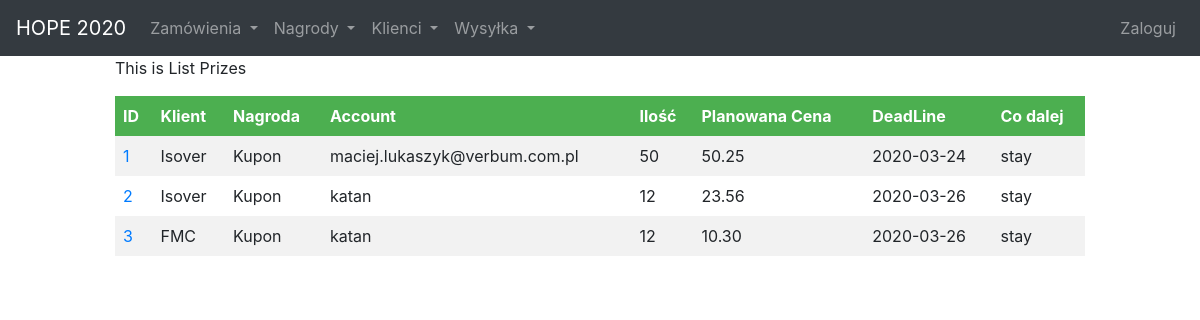
The app's page /orders/list/ with its own data.
### orders/models.py (models this page shows, shortened)
class Order(models.Model):
    STAY = 'stay'
    SEND = 'send'
    WHAT_TO_DO_NEXT = [
        (STAY, 'Towar zostaje na magazynie'),
        (SEND, 'Wysyłka dalej'),
    ]
    client = models.ForeignKey(Client, on_delete=models.SET_NULL, null=True)
    prize = models.ForeignKey(Prize, on_delete=models.SET_NULL, null=True)
    account = models.ForeignKey(User, on_delete=models.SET_NULL, null=True)
    dateCreate = models.DateTimeField(auto_now_add = True)
    amount = models.IntegerField()
    comment = models.TextField()
    plannedValue = models.DecimalField(max_digits = 10, decimal_places = 2)
    deadline = models.DateField()
    doNext = models.TextField(choices = WHAT_TO_DO_NEXT)
    onPlace = models.IntegerField(default = 0, null = True)

### clients/models.py (models this page shows)
class Client(models.Model):
    name = models.CharField(max_length = 50)
    def __str__(self):
        return self.name

### prizes/models.py (models this page shows)
class Prize(models.Model):
    name = models.CharField(max_length = 100)
    def __str__(self):
        return self.name

### orders/views.py (the view)
# urls.py: path('list/', views.listOrders, name="list"),
def listOrders(request):
    orders = Order.objects.all().order_by('dateCreate')
    for order in orders:
        order.deadline = str(order.deadline)
    return render(request,'orders/listOrders.html', {'orders': orders})

### orders/templates/orders/listOrders.html
{% extends 'baseLayout.html' %}
{% block content %}
<div class="Home">
  <p>This is List Prizes</p>
  <div class="list">
    <table>
      <tr>
        <th>ID</th>
        <th>Klient</th>
        <th>Nagroda</th>
        <th>Account</th>
        <th>Ilość</th>
        <th>Planowana Cena</th>
        <th>DeadLine</th>
        <th>Co dalej</th>
      </tr>
      {% for order in orders %}
      <tr>
        <td><a href="{% url 'orders:detail' id=order.id %}">{{ order.id }}<a/></td>
        <td>{{ order.client }}</td>
        <td>{{ order.prize }}</td>
        <td>{{ order.account }}</td>
        <td>{{ order.amount }}</td>
        <td>{{ order.plannedValue }}</td>
        <td>{{ order.deadline }}</td>
        <td>{{ order.doNext }}</td>
      </tr>
      {% endfor %}
    </table>
  </div>
</div>
{% endblock %}

### templates/baseLayout.html (shortened to what this page needs)
{% load static %}
<!DOCTYPE html>
<html lang="en" dir="ltr">
  <head>
    <link rel="stylesheet" href="https://maxcdn.bootstrapcdn.com/bootstrap/4.0.0-beta.3/css/bootstrap.min.css">
    <link rel="stylesheet" href="{% static 'styles.css' %}">
  </head>
  <body>
        <header class="wrapper">
            {% include 'nav.html' %}
        </header>
        <div class="wrapper col-10 mx-auto">
            {% block content %}
            {% endblock %}
        </div>
    </body>
</html>

### templates/nav.html (shortened to what this page needs)
<nav class="navbar navbar-expand-sm bg-dark navbar-dark">
 <a class="navbar-brand" href="{% url 'home' %}">HOPE 2020</a>
 <ul class="navbar-nav w-100 justify-content-start">
   <li class="nav-item dropdown">
     <a class="nav-link dropdown-toggle" href="#" id="navbardrop" data-toggle="dropdown">
       Zamówienia
     </a>
   </li>
   <li class="nav-item dropdown">
     <a class="nav-link dropdown-toggle" href="#" id="navbardrop" data-toggle="dropdown">
       Nagrody
     </a>
   </li>
   <li class="nav-item dropdown">
     <a class="nav-link dropdown-toggle" href="#" id="navbardrop" data-toggle="dropdown">
       Klienci
     </a>
   </li>
   <li class="nav-item dropdown">
     <a class="nav-link dropdown-toggle" href="#" id="navbardrop" data-toggle="dropdown">
       Wysyłka
     </a>
   </li>
  </ul>
    <ul class="nav navbar-nav ml-auto w-100 justify-content-end">
      <li class="nav-item nav-right">
      <a class="nav-link" href="{% url 'accounts:login' %}">Zaloguj</a>
      </li>
    </ul>
</nav>

### assets/styles.css (style rules this page uses)
table { border-collapse: collapse; width: 100%; }
th, td { text-align: left; padding: 8px; }
tr:nth-child(even) { background-color: #f2f2f2 }
th { background-color: #4CAF50; color: white; }

### records on screen
Order: id "1", client "Isover", prize "Kupon", account "maciej.lukaszyk@verbum.com.pl", amount "50", plannedValue "50.25", deadline "2020-03-24", doNext "stay"
Order: id "2", client "Isover", prize "Kupon", account "katan", amount "12", plannedValue "23.56", deadline "2020-03-26", doNext "stay"
Order: id "3", client "FMC", prize "Kupon", account "katan", amount "12", plannedValue "10.30", deadline "2020-03-26", doNext "stay"
